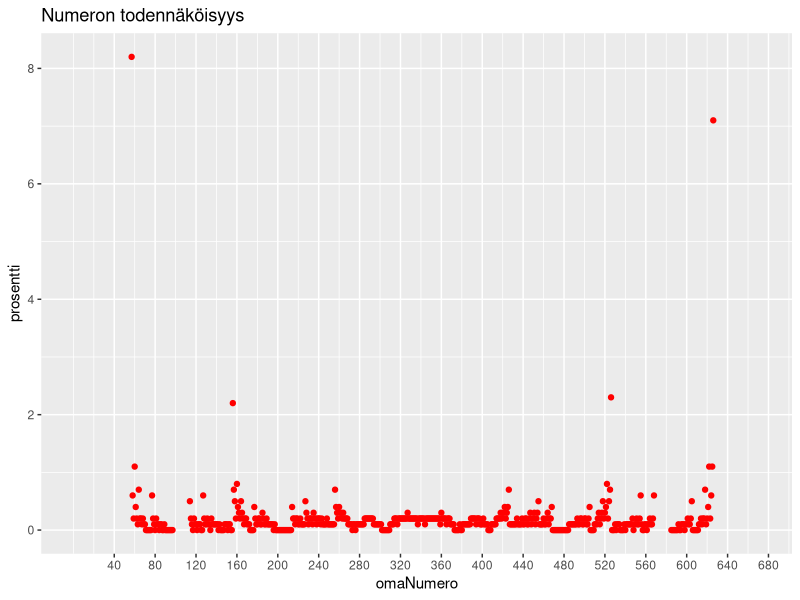
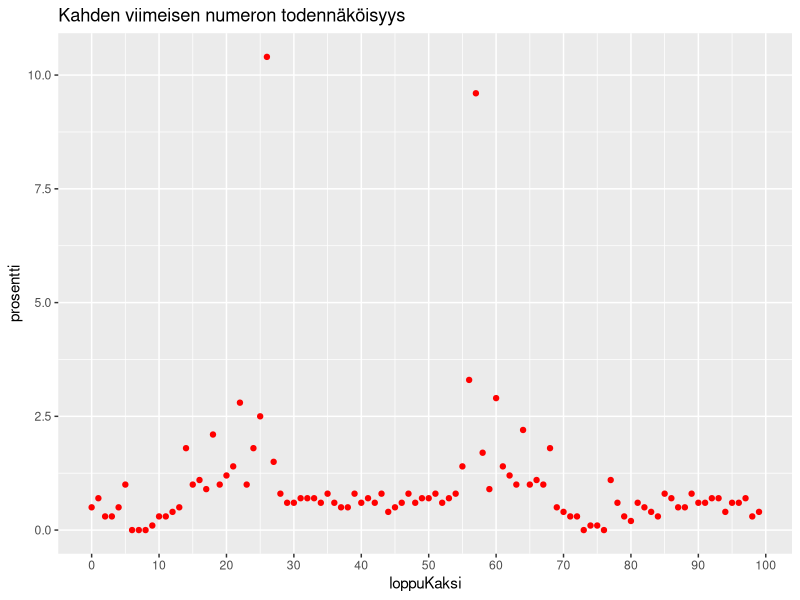
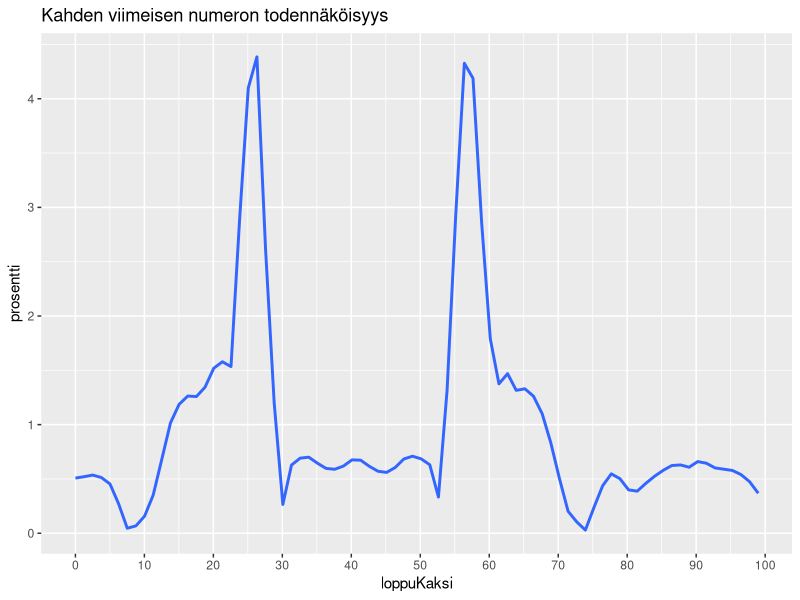
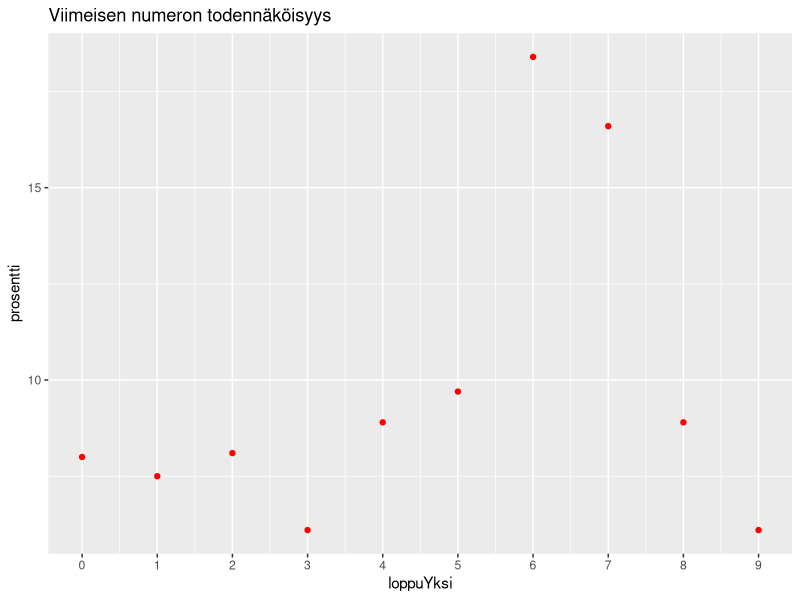

These charts were generated, in order, by the following R code:
## ---- chunk 1

library(tidyverse)
library(ggplot2)

## ---- chunk 2




#Nopeutetaan laskentaa koodaamalla saman pituiset listat samalla koodilla. Käytetään vektoreita nopeuttamaan laskua
#Huom! Oletetaan, että oma lista on koodilla numero 1
listaKoodi <- c(1,  1,  1,   1, 1,     2,  3,  4,  5,  6, 6,  7,  8,8)
listaPituus<- c(100,                  71, 58,  21, 8,     4,  2,    1)

omaKoodi <- 1  #Listan koodi jolla itse on
omaSijoitus <- 56 #Oma sijainti omalla listalla


pieninNumeroKorjaus <- 1  #Ykkösen ja pienimmän jaetun ehdokasnumeron ero. Normaalisti pienin ehdokasnumero on 2, jolloin pieninNumeroKorjaus=1 

listaLukumaara <- length(listaKoodi) #nopeuttamiseksi tehdään oma muuttuja


ehdokkaidenMaara <- sum(listaPituus[listaKoodi])
uniikitListaPituudet <- length(unique(listaKoodi))

uniikkienKombinaatioidenMaara <- factorial(uniikitListaPituudet)

## ---- chunk 3

omaNumeroSimuloitu <- NULL

for (kokeilu in 1:uniikkienKombinaatioidenMaara){

otos <- sample(listaKoodi)  #Oletuksena järjestää luvut

#Yhdellä askeleella:
#Lasketaan slotin otos[i] listan pituus
#Lasketaan yhteen millä numerolla lista otos[i] alkaa, tehden alkunumeron korjaus
#Poistetaan viimeinen cumsum turhana
alkuKohta <- (c(1,cumsum(listaPituus[otos]))+pieninNumeroKorjaus)[1:listaLukumaara]

#Kaikki mahdolliset omat numerot, lisätään vektoriin. Vähennetään yksi jotta sijaluku tulee oikein.
omaNumeroSimuloitu <- c(omaNumeroSimuloitu,alkuKohta[otos==omaKoodi]+omaSijoitus-1)

}

pNumero <- as.data.frame(table(omaNumeroSimuloitu)/length(omaNumeroSimuloitu)) %>% 
  mutate(omaNumero=as.numeric(as.character(omaNumeroSimuloitu))) %>%
  select(omaNumero,Freq)


## ---- chunk 4

## ---- chunk 5


todennak <- pNumero %>%
  arrange(desc(Freq)) %>%
  rename(prosentti=Freq) %>%
  mutate(prosentti=round(100*prosentti,1)) %>%
  mutate(loppuKaksi = omaNumero %% 100) %>%
  mutate(loppuYksi = omaNumero %% 10) 

write.csv(todennak,file="Todennakoisyydet.csv")

loppuKaksi <- todennak %>% group_by(loppuKaksi) %>% summarize(prosentti=sum(prosentti)) %>% arrange(desc(prosentti))

loppuYksi <- todennak %>% group_by(loppuYksi) %>% summarize(prosentti=sum(prosentti)) %>% arrange(desc(prosentti))

todennak_print <- todennak %>%
  mutate(yhteensa=cumsum(prosentti)) %>%
  select(omaNumero,prosentti,yhteensa)
print(head(todennak_print,20))


## ---- chunk 6


gPlot <- ggplot(todennak)+
  geom_point(aes(x=omaNumero,y=prosentti),col="red")+
  coord_cartesian(xlim=c(1+pieninNumeroKorjaus,ehdokkaidenMaara))+
  scale_x_continuous(breaks=seq(40,700,40))+

  ggtitle("Numeron todennäköisyys")

print(gPlot)


gPlot2 <- ggplot(loppuKaksi)+
  geom_point(aes(x=loppuKaksi,y=prosentti),col="red")+
  scale_x_continuous(breaks=seq(0,100,10))+

  ggtitle("Kahden viimeisen numeron todennäköisyys")

print(gPlot2)


gPlot3 <-  ggplot(loppuKaksi)+
  geom_smooth(aes(x=loppuKaksi,y=prosentti),span=0.1,se=FALSE)+
    scale_x_continuous(breaks=seq(0,100,10))+
  ggtitle("Kahden viimeisen numeron todennäköisyys")

print(gPlot3) 


gPlot4 <- ggplot(loppuYksi)+
  geom_point(aes(x=loppuYksi,y=prosentti),col="red")+
  scale_x_continuous(breaks=seq(0,10,1))+

  ggtitle("Viimeisen numeron todennäköisyys")

print(gPlot4)

